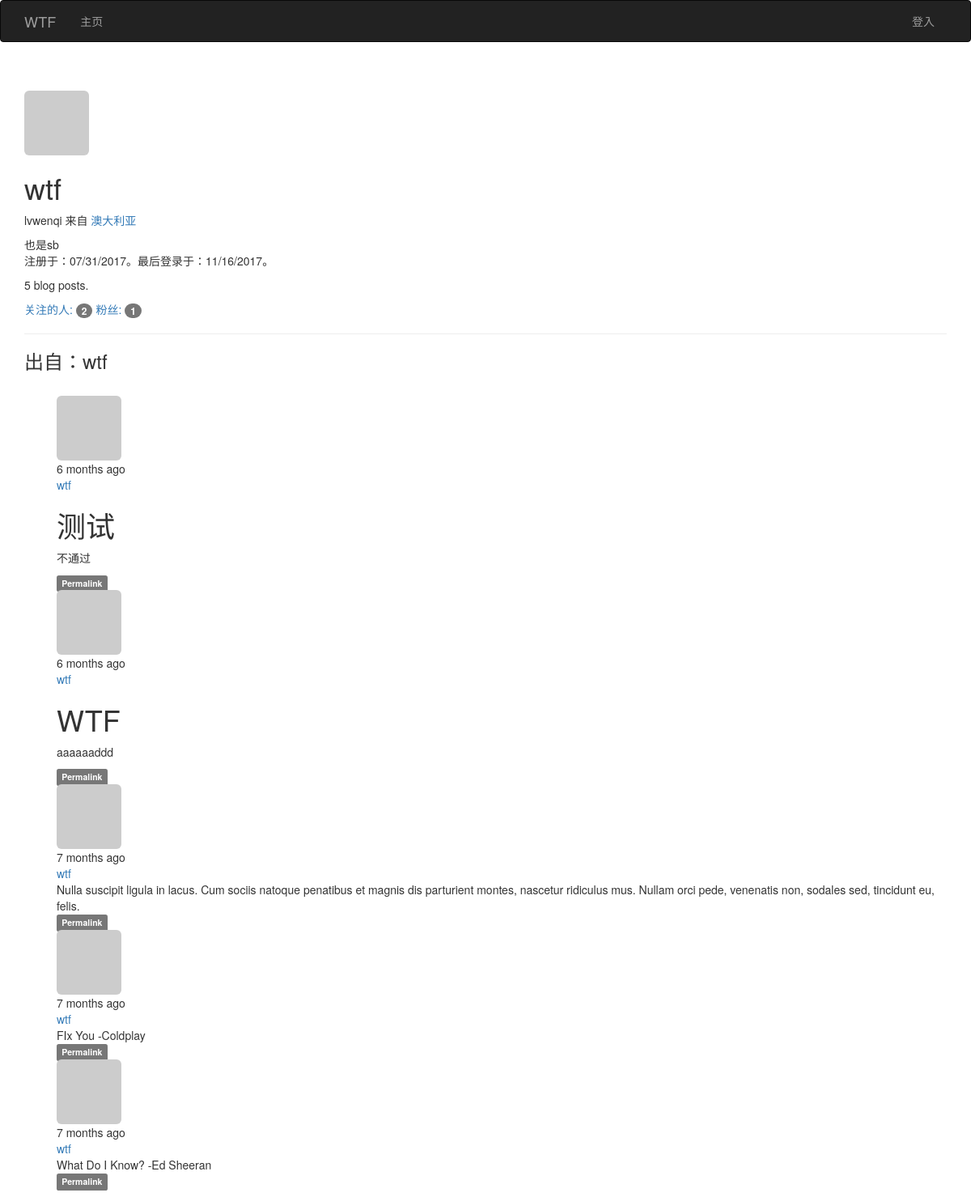
Page /user/wtf on the committed database.
### app/models.py (models this page shows, shortened)
class User(UserMixin,db.Model):
    __tablename__ = 'users'
    id = db.Column(db.Integer, primary_key=True)
    email = db.Column(db.String(64), unique=True, index=True)
    username = db.Column(db.String(64), unique=True, index=True)
    role_id = db.Column(db.Integer, db.ForeignKey('roles.id'))
    password_hash = db.Column(db.String(128))
    confirmed = db.Column(db.Boolean,default=False)
    name = db.Column(db.String(64))
    location = db.Column(db.String(64))
    about_me = db.Column(db.Text())
    avatar_hash = db.Column(db.String(32))
    member_since = db.Column(db.DateTime(), default=datetime.utcnow)
    last_seen = db.Column(db.DateTime(), default=datetime.utcnow)
    posts = db.relationship('Post',backref = 'author',lazy = 'dynamic')
    followed  = db.relationship('Follow',foreign_keys = [Follow.follower_id], backref=db.backref
                     ('follower',lazy = 'joined'),lazy='dynamic',cascade='all,delete-orphan') #foreign_keys消除歧义
    followers = db.relationship('Follow',foreign_keys = [Follow.followed_id], backref=db.backref
                     ('followed',lazy = 'joined'),lazy='dynamic',cascade='all,delete-orphan')
    comments =  db.relationship('Comment',backref='author',lazy='dynamic')
    @property
    def password(self):
        raise AttributeError('密码不可见')
    def gravatar(self,size=100,default='identicon', rating='g'):
        if request.is_secure:
            url = 'https://secure.gravatar.com/avatar'
        else:
            url = 'http://www.gravatar.com/avatar'
        hash = self.avatar_hash or hashlib.md5(self.email.encode('utf-8')).hexdigest()
        return '{url}/{hash}?s={size}&d={default}&r={rating}'.format(url=url,hash=hash,size=size,default=default,rating=rating)

class Post(db.Model) :
    __tablename__ = 'posts'
    id = db.Column(db.Integer,primary_key=True)
    body = db.Column(db.Text)
    timestamp = db.Column(db.DateTime,index=True,default=datetime.utcnow())
    author_id = db.Column(db.Integer,db.ForeignKey('users.id'))
    body_html = db.Column(db.Text)
    comments = db.relationship('Comment', backref='post', lazy='dynamic')

### app/main/views.py (the view)
@main.route('/user/<username>')
def user(username):
    user = User.query.filter_by(username=username).first()
    if user is None:
        abort(404)
    posts = user.posts.order_by(Post.timestamp.desc()).all()
    return render_template('user.html',user=user,posts=posts)

### app/auth/views.py (called while the page is built)
@auth.before_app_request
def before_request():
    if  current_user.is_authenticated :
        current_user.ping()
        if  not current_user.confirmed \
        and request.endpoint[:5] != 'auth.' \
        and request.endpoint != 'static'  :
            return redirect(url_for('auth.unconfirmed'))

### app/main/__init__.py (called while the page is built)
@main.app_context_processor
def inject_permissions():
    return dict(Permission=Permission)

### app/models.py (called while the page is built)
    def can(self,pemissions):
        return False

    def is_administrator(self):
        return False

### app/templates/user.html (shortened to what this page needs)
{% extends "base.html" %}
{% block page_content %}
	<div class="page-header">
	<img class="img-rounded profile-thumbnail" src="{{ user.gravatar(size=128) }}">
	<div class="profile-header">
		<h1> {{user.username}} </h1>
	{% if user.name or user.location %}
	<p>
		{%if user.name %}{{ user.name }}{% endif %}
		{% if user.location%}
		来自 <a href="http://maps.google.com/?q={{ user.location }}">{{ user.location }}</a>
		{% endif %}
	</p>
	{% endif %}
	{% if user.about_me %}{{ user.about_me}}{% endif %}
	<p>注册于：{{ moment(user.member_since).format('L') }}。最后登录于：{{ moment(user.last_seen).format('L') }}。</p>
		<p>{{ user.posts.count() }} blog posts.</p>
        <p>
            <a href="{{ url_for('.followed_by', username=user.username) }}">关注的人: <span class="badge">{{ user.followed.count() - 1 }}</span></a>
			<a href="{{ url_for('.followers', username=user.username) }}">粉丝: <span class="badge">{{ user.followers.count() - 1 }}</span></a>
        </p>
	</div>
	</div>
    <h3>出自：{{ user.username }}</h3>
	{% include '_posts.html' %}
{% endblock %}

### app/templates/base.html (shortened to what this page needs)
{% extends "bootstrap/base.html" %}
{% block head %}
{{ super() }}
{% endblock %}
{% block navbar %}
<div class="navbar navbar-inverse" role="navigation">
    <div class="container">
        <div class="navbar-header">
            <a class="navbar-brand" href="{{ url_for('main.index') }}">WTF</a>
        </div>
        <div class="navbar-collapse collapse">
            <ul class="nav navbar-nav">
                <li><a href="{{ url_for('main.index') }}">主页</a></li>
            </ul>
            <ul class="nav navbar-nav navbar-right">
				{% if current_user.is_authenticated %}
                <li class="dropdown">
                    <a href="#" class="dropdown-toggle" data-toggle="dropdown">
                        <img src="{{ current_user.gravatar(size=18) }}">
                        Account <b class="caret"></b>
                    </a>
                    <ul class="dropdown-menu">
                        <li><a href="{{ url_for('auth.change_password') }}">修改密码</a></li>
                        <li><a href="{{ url_for('auth.change_email_request') }}">修改邮箱</a></li>
                        {% if  current_user.is_moderate_comment %}
                            <li><a href="{{ url_for('main.moderate') }}">管理评论</a></li>
                        {% endif %}
                        <li><a href="{{ url_for('auth.logout') }}">登出</a></li>
                    </ul>
                {% else %}
                <li><a href="{{ url_for('auth.login') }}">登入</a></li>
                {% endif %}
			</ul>
        </div>
    </div>
</div>
{% endblock %}
{% block content %}
<div class="container">
    {% block page_content %}{% endblock %}
</div>
{% endblock %}

### app/templates/_posts.html (shortened to what this page needs)
﻿<ul class="posts">
    {% for post in posts %}
    <div>
        <a href="{{ url_for('main.user',username=post.author.username)}}">
            <img class="img-rounded profile-thumbnail" src="{{ post.author.gravatar(size=40) }}">
        </a>
    </div>
    <div class="post-content">
        <div class="post-date">{{ moment(post.timestamp).fromNow() }}</div>
        <div class="post-author"><a href="{{ url_for('main.user',username=post.author.username)}}">{{ post.author.username }}</a></div>
        <div class="post-body">
            {% if post.body_html %}
                {{ post.body_html | safe }}
            {% else %}
                {{ post.body }}
            {% endif %}
        </div>
        <div class="post-footer">
                <a href="{{ url_for('.post', id=post.id) }}">
                    <span class="label label-default">Permalink</span>
                </a>
            </div>
    </div>
    {% endfor %}
</ul>

### rows in the picture
User: username "wtf", name "lvwenqi", location "澳大利亚", about_me "也是sb", member_since "07/31/2017", last_seen "11/16/2017"
Post: timestamp "6 months ago", author.username "wtf", body_html "测试 不通过"
Post: timestamp "6 months ago", author.username "wtf", body_html "WTF aaaaaaddd"
Post: timestamp "7 months ago", author.username "wtf", body "Nulla suscipit ligula in lacus. Cum sociis natoque penatibus et magnis dis parturient montes, nascetur ridiculus mus. Nullam orci pede, venenatis non, sodales sed, tincidunt eu, felis."
Post: timestamp "7 months ago", author.username "wtf", body "FIx You -Coldplay"
Post: timestamp "7 months ago", author.username "wtf", body "What Do I Know? -Ed Sheeran"

### other values in the picture
{{ user.posts.count() }} "5"
{{ user.followed.count() - 1 }} "2"
{{ user.followers.count() - 1 }} "1"
